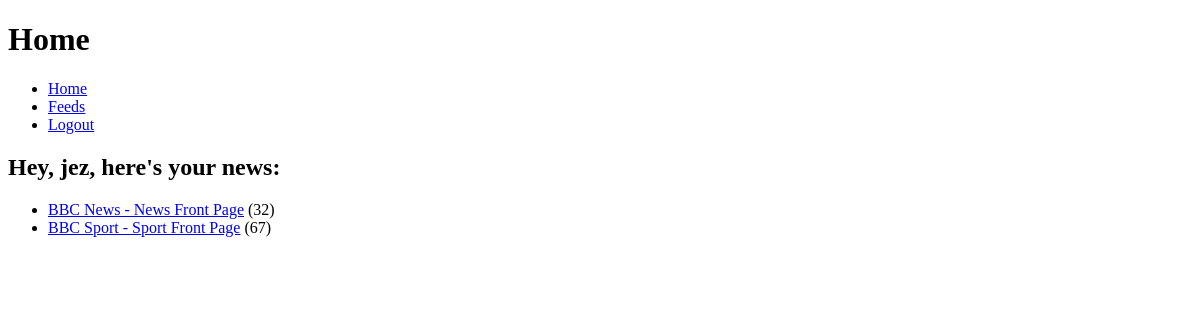
Before: /index (signed in) with the older database file.
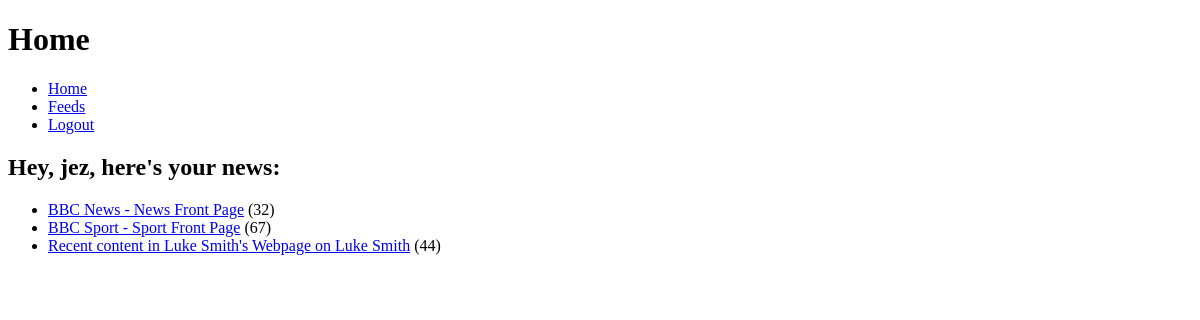
After: the same page with the newer database file.
### app/models.py (models this page shows, shortened)
class User(UserMixin, db.Model):
    id: so.Mapped[int] = so.mapped_column(primary_key=True)
    username: so.Mapped[str] = so.mapped_column(
        sa.String(64), index=True, unique=True)
    email: so.Mapped[str] = so.mapped_column(
        sa.String(120), index=True, unique=True)
    password_hash: so.Mapped[Optional[str]] = so.mapped_column(sa.String(256))
    feeds: so.WriteOnlyMapped['Feed'] = so.relationship(
        secondary=user_feeds, back_populates='subscribers')

class Feed(db.Model):
    id: so.Mapped[int] = so.mapped_column(primary_key=True)
    url: so.Mapped[str] = so.mapped_column(sa.String(2048), unique=True)
    author: so.Mapped[str] = so.mapped_column(sa.String(64))
    website: so.Mapped[str] = so.mapped_column(sa.String(64))
    description: so.Mapped[str] = so.mapped_column(sa.Text)
    timestamp: so.Mapped[datetime] = so.mapped_column(
        index = True, default = lambda: datetime.now(timezone.utc))
    subscribers: so.WriteOnlyMapped['User'] = so.relationship(secondary=user_feeds, back_populates='feeds')
    articles: so.WriteOnlyMapped['Article'] = so.relationship(
        back_populates = 'feed', cascade = 'all, delete-orphan')

### app/routes.py (the view)
@app.route('/')
@app.route('/index')
@login_required
def index():
    user_feeds = get_user_feeds(current_user.id)
    for uf in user_feeds:
        uf.count = get_single_feed_article_count(uf.id)
    return render_template('index.html', title='Home', user=current_user, user_feeds=user_feeds)

### app/database_operations.py (called while the page is built)
def get_user_feeds(user: int) -> list:
    feeds_query = current_user.feeds.select()
    user_feeds = db.session.scalars(feeds_query).all()
    return user_feeds

def get_single_feed_article_count(feed_id: int) -> int:
    article_count = db.session.scalar(
        sa.select(func.count()).select_from(
            Article).where(Article.feed_id == feed_id)
    )
    return article_count

### app/models.py (called while the page is built)
@login.user_loader
def load_user(id):
    return db.session.get(User, int(id))

### app/templates/index.html
{% extends "base.html" %}
{% block content %}
  {% if current_user.is_authenticated %}
    <h2>
    Hey, {{ current_user.username }}, here's your news:
    </h2>
    {% endif %}
      {% if user_feeds %}
    <ul>
        {% for f in user_feeds %}
        <li><a href="/feeds/{{ f.id }}">{{ f.description }}</a> ({{ f.count }})</li>
        {% endfor %}
    </ul>
        {% else %}
        <p>No articles yet, try adding some <a href="/feeds">feeds</a></p>
      {% endif %}
{% endblock %}

### app/templates/base.html (shortened to what this page needs)
<!doctype html>
<html>
  <head>
    <link rel="stylesheet" href="{{ url_for('static', filename='styles/style.css') }}" />
  </head>
  <body>
    <h1>{{ title }}</h1>
    <ul>
      <li><a href="/">Home</a></li>
      <li><a href="/feeds">Feeds</a></li>
      {% if current_user.is_authenticated %}
        <li><a href="/logout">Logout</a></li>
        {% else %}
        <li><a href="/login">Login</a></li>
      {% endif %}
    </ul>
    {% block content %}{% endblock %}
  </body>
</html>

Changed rows visible on the page:
added Feed: description "Recent content in Luke Smith's Webpage on Luke Smith", count "44"
